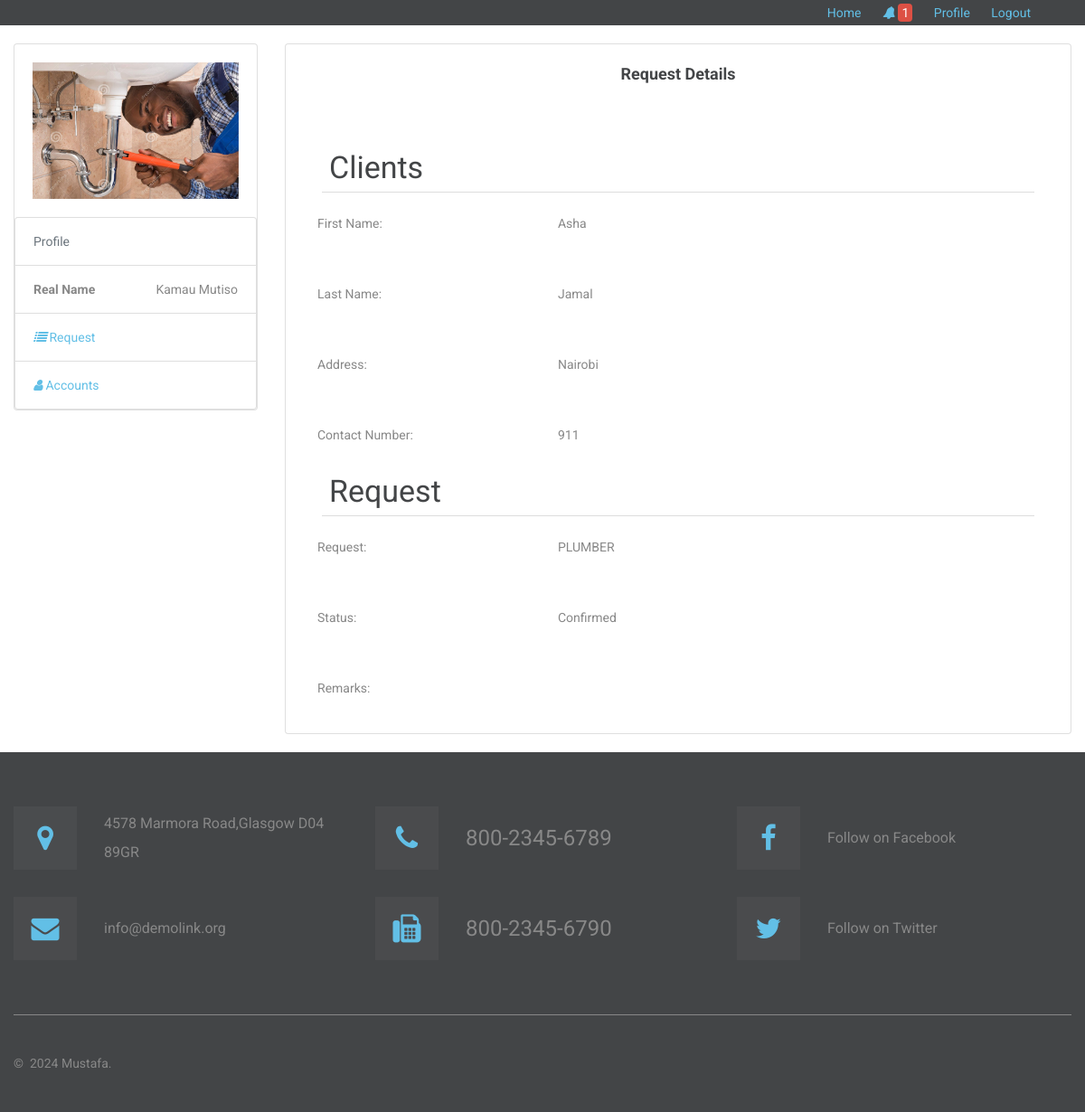
Page /service/index.php?view=view&id=3 (signed in) on the earlier database version.
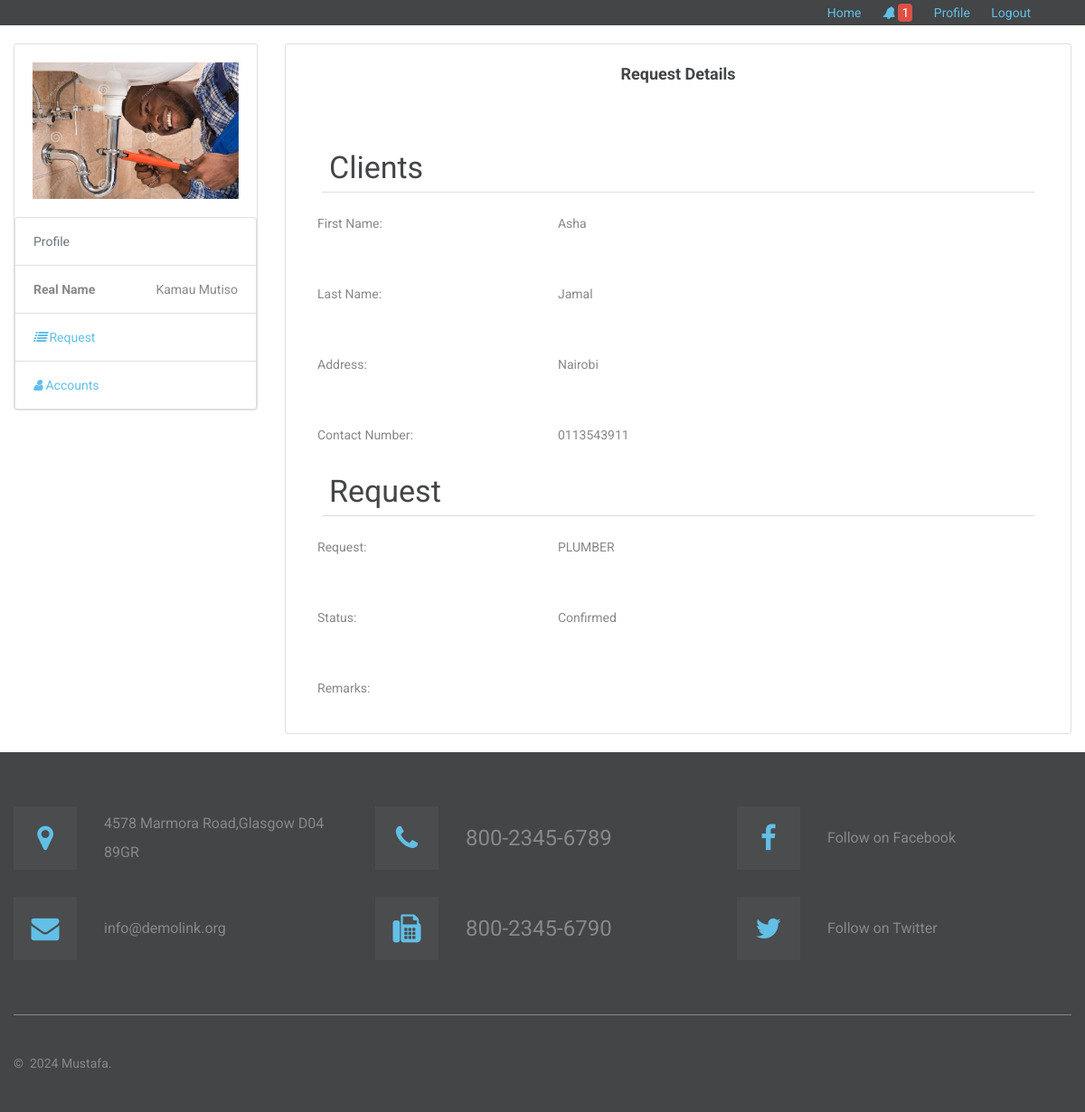
Same page on the later database version.
### tables this page shows
CREATE TABLE `tblclients` (
  `ClientID` int(11) NOT NULL,
  `Fname` varchar(90) NOT NULL,
  `Lname` varchar(90) NOT NULL,
  `Address` text NOT NULL,
  `ContactNo` varchar(30) NOT NULL,
  `Status` varchar(90) NOT NULL DEFAULT 'Pending',
  `cUsername` varchar(90) NOT NULL,
  `cPassword` varchar(90) NOT NULL,
  `PicLoc` text NOT NULL
);

### includes/database.php (called while the page is built, shortened)
<?php
class Database
{
    public $sql_string = '';
    private $conn;
    public function open_connection()
    {
        $this->conn = new mysqli(server, user, pass, database_name);
    }
    public function setQuery($sql = '')
    {
        $this->sql_string = $sql;
    }
    public function executeQuery()
    {
        $result = $this->conn->query($this->sql_string);
        return $result;
    }
    private function confirm_query($result)
    {
        return $result;
    }
    public function loadSingleResult()
    {
        $cur = $this->executeQuery();
        while ($row = $cur->fetch_object()) {
            return $data = $row;
        }
    }
}
$mydb = new Database();
?>

### includes/request.php (called while the page is built, shortened)
<?php
require_once(LIB_PATH.DS.'database.php');
class Request{
	protected static $tbl_name = "tblrequest";
	function single_request($id=0){
			global $mydb;
			$mydb->setQuery("SELECT * FROM ".self::$tbl_name." Where RequestID= {$id} LIMIT 1");
			$cur = $mydb->loadSingleResult();
			return $cur;
	}
}
?>

### includes/client.php (called while the page is built, shortened)
<?php
require_once(LIB_PATH.DS.'database.php');
class Clients{
	protected static $tbl_name = "tblclients";
	function single_client($id=0){
			global $mydb;
			$mydb->setQuery("SELECT * FROM ".self::$tbl_name." Where ClientID= {$id} LIMIT 1");
			$cur = $mydb->loadSingleResult();
			return $cur;
	}
}
?>

### service/view.php (the view, shortened to what this page needs)
<?php
$id = isset($_GET['id']) ? $_GET['id'] : '';
  $r = New Request();
  $request = $r->single_request($id);
  $client = New Clients();
  $client = $client->single_client($request->ClientID);
  ?>
<div class="container">
  <h5 style="text-align: center;"><strong>Request Details</strong></h5><br>
    <div class="row no-gutters">
        <div class="col-md-12">
        <h3>Clients</h3>
                    <div class="form-group row no-gutters">
                      <label class="col-md-4 label" for=
                      "Fname">First Name:</label>
                      <div class="col-md-8">
                         <?php echo $client->Fname;?>
                      </div>
                    </div>
                    <div class="form-group row no-gutters">
                      <label class="col-md-4 label" for=
                      "Lname">Last Name:</label>
                      <div class="col-md-8">
                         <?php echo $client->Lname;?>
                      </div>
                    </div>
                    <div class="form-group row no-gutters">
                      <label class="col-md-4 label" for=
                      "Address">Address:</label>
                      <div class="col-md-8">
                        <?php echo $client->Address;?>
                      </div>
                    </div>
                    <div class="form-group row no-gutters">
                      <label class="col-md-4 label" for=
                      "ContactNo">Contact Number:</label>
                      <div class="col-md-8">
                         <?php echo $client->ContactNo;?>
                      </div>
                    </div>
        </div>
               <div class="col-md-12">
               <h3>Request</h3>
                    <div class="form-group row no-gutters">
                      <label class="col-md-4 label" for=
                      "Request">Request:</label>
                      <div class="col-md-8">
                        <?php echo $request->Request;?>
                      </div>
                    </div>
                    <div class="form-group row no-gutters">
                      <label class="col-md-4 label" for=
                      "Status">Status:</label>
                      <div class="col-md-8">
                        <?php echo $request->Status;?>
                      </div>
                    </div>
                    <div class="form-group row no-gutters">
                      <label class="col-md-4 label" for=
                      "Remarks">Remarks:</label>
                      <div class="col-md-8">
                      </div>
                    </div>
               </div>
        </div>
    </div>
</div>

Differences in the rows shown:
changed tblclients "Asha": ContactNo "911" → "0113543911"
